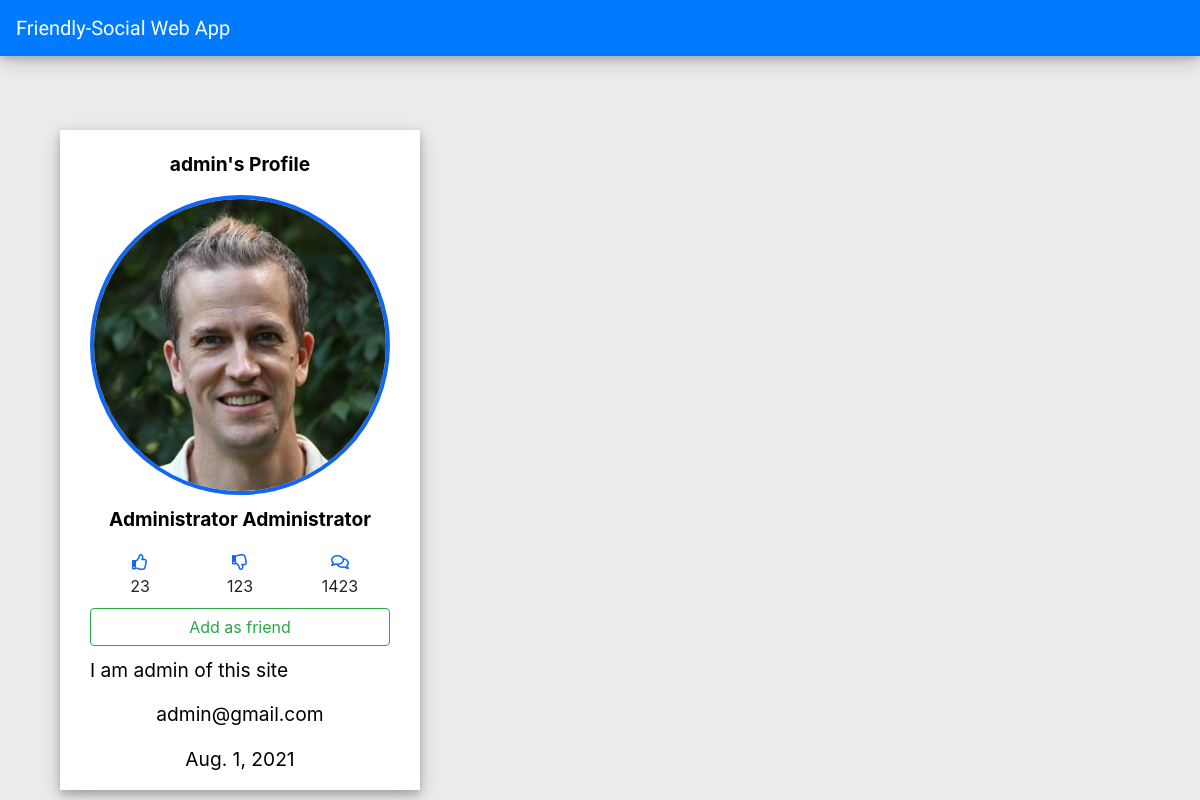
/profiles/1, run on an earlier commit of the app's database.
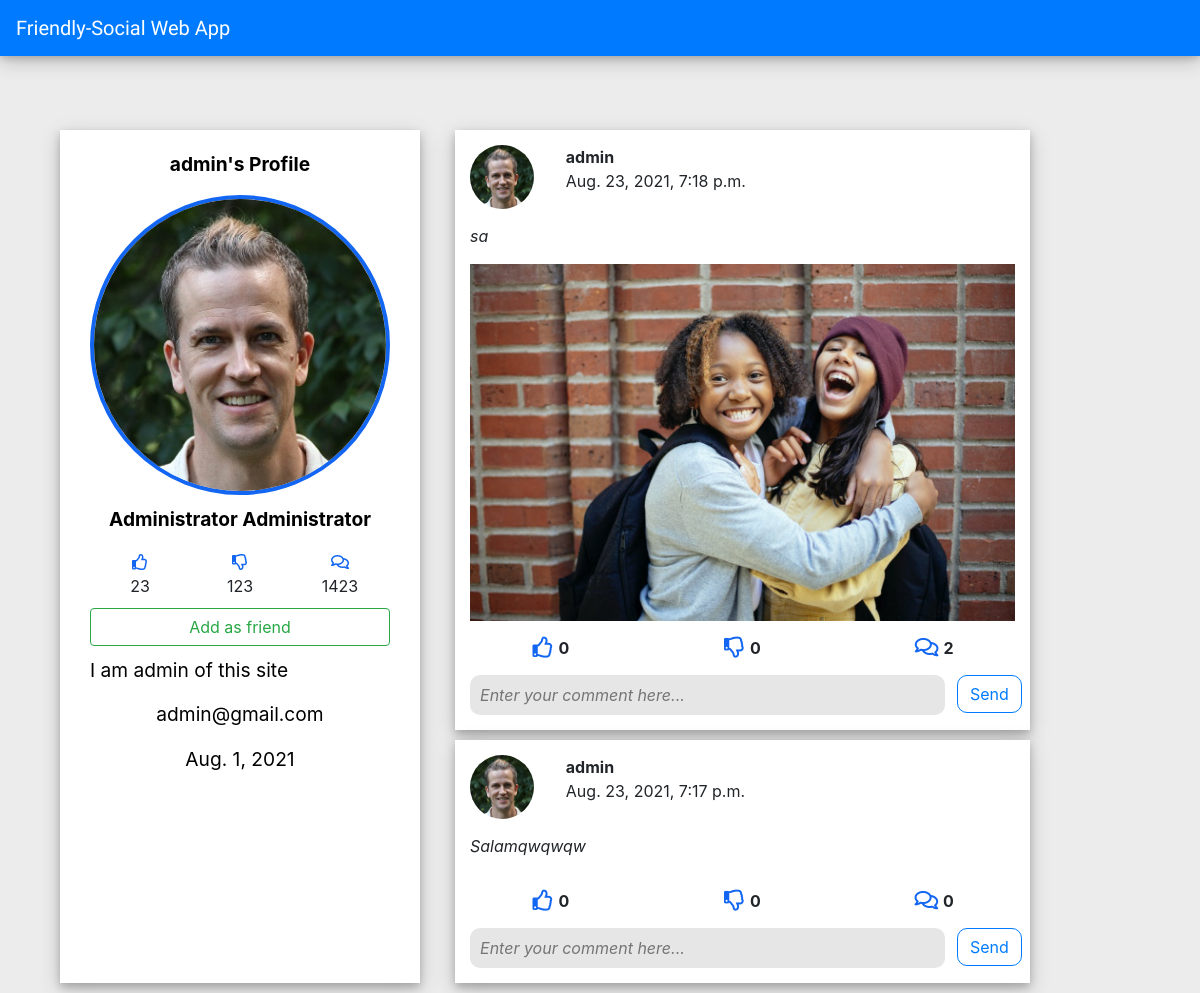
And on a later commit of the database.
### post/models.py (models this page shows, shortened)
class Post(models.Model):
    description = models.CharField(max_length=500, blank=True)
    image = models.ImageField(blank=True, null=True, upload_to = 'images/')
    created_date = models.DateTimeField(default=timezone.now)
    owner_of_post = models.ForeignKey(settings.AUTH_USER_MODEL, on_delete = models.CASCADE)
    likes = models.ManyToManyField(settings.AUTH_USER_MODEL, related_name="liked_by", blank=True)
    dislikes = models.ManyToManyField(settings.AUTH_USER_MODEL, related_name="disliked_by", blank=True)

### profiles/models.py (models this page shows, shortened)
class User(AbstractUser):
    name = models.CharField(max_length=30, blank=True, null=True)
    surname = models.CharField(max_length=30, blank=True, null=True)
    birth_date = models.DateField(null=True, blank=True)
    email = models.EmailField()
    image = models.ImageField(blank=True, null=True, upload_to = 'profile_images')
    bio = models.TextField(max_length=1000, blank=True, null=True)
    friends = models.ManyToManyField(settings.AUTH_USER_MODEL, blank=True, related_name = 'my_friends')
    is_email_verified = models.BooleanField(default=False)
    def __str__(self):
        return self.username
    def get_profile_image(self):
        if not self.image:
            return static('images/default_image.jpg')
        return self.image.url

### profiles/views.py (the view)
# urls.py: path('<int:pk>', ProfileView.as_view(), name='profile'),
class ProfileView(View):
    def get(self, request, pk, *args, **kwargs):
        profile = User.objects.get(pk=pk)
        username = profile.username
        posts = Post.objects.filter(owner_of_post=profile.id).order_by('-created_date')
        posts_all =  Post.objects.all()
        is_friend = False
        if self.request.user in profile.friends.all():
            is_friend = True
        context = {
            'user2' : username,
            'profile' : profile,
            'posts' : posts,
            'number_of_friends' : profile.friends.count(),
            'is_friend' : is_friend,
        }
        return render(request, 'profile.html', context)

### templates/profile.html (shortened to what the changed rows need)
{% extends 'base.html' %}
{% load static %}
{% load custom_tags %}
{% block extra_header %}
    <link rel="stylesheet" href="https://cdnjs.cloudflare.com/ajax/libs/font-awesome/5.15.2/css/all.min.css"/>
    <link rel="stylesheet"  href=" {% static 'css/profile_style.css' %}" type="text/css" />
{% endblock %}
{% block content %}
<main>
    <div class="container">
        <div  class="col-12" id="main-column">
          <div class="col-8 ">
            {% for post in posts %}
              <div class="col-10 each-column">
                <div class="row profile-row">
                    <div class="col-2">
                        <a aria-label="Profiles" href="{% url 'profiles:profile' post.owner_of_post.pk %}">
                          <img src="{{post.owner_of_post.get_profile_image}}" class="avatar avatar-xs-32 avatar-sm-32 avatar-md-64 avatar-lg-64 avatar-xl-64 avatar-xxl-32x bg-light rounded-circle text-white" alt="Circular Image">
                      </a>
                    </div>
                  <div class="col-8 p-0 ">
                      <div class="col" ><b>{{post.owner_of_post}} </b></div>
                      <div class="col post-created-date"> {{post.created_date}}</div>
                  </div>
                  <div class="col-2 edit-button">
                  </div>
              </div>
              <div class="row">
                  <div class="col-12">
                      <p><i>{{post.description}}</i></p>
                  </div>
              </div>
              <div class="row">
                  <div class="col-12">
                      {% if post.image %}
                          <div class="post-image">
                              <img class="post-image-url" width="100%"  src="{{post.image.url}}" alt="Card image cap">
                          </div>
                      {% endif %}
                  </div>
              </div>
              <div class="row user-likes-dislikes-comments">
                  <div class="col-4 like-dislike-comment">
                      {% if user in post.likes.all %}
                          <i  id="{{post.id}}" class="fas fa-thumbs-up rate black "></i>
                      {% else %}
                          <i  id="{{post.id}}" class="far fa-thumbs-up rate white" ></i>
                      {% endif %}
                      <div class="like_count" id="{{post.id}}">
                          {{post.likes.all.count}}
                      </div>
                  </div>
                  <div class="col-4 like-dislike-comment">
                      {% if user in post.dislikes.all %}
                          <i id="{{post.id}}" class="fas fa-thumbs-down info rate_dislike black_two info" ></i>
                      {% else %}
                          <i id="{{post.id}}" class="far fa-thumbs-down rate_dislike white_two" ></i>
                      {% endif %}
                      <div class="dislike_count" id="{{post.id}}" > {{post.dislikes.all.count}} </div>
                  </div>
                  <div class="col-4 like-dislike-comment">
                      <div >
                          <i id="{{post.id}}" class="far fa-comments  textarea" ></i>
                          <div class="number_of_coms" id="{{post.id}}"   > {{post.comments_set.count}} </div>
                      </div>
                  </div>
              </div>
              <div class="row">
                  <div class="col comment-input"">
                      <input class="input-send-comment comment_text"   id="{{post.id}}"    name="comment" placeholder="Enter your comment here..." ></input>
                  </div>
                  <div class="send">
                      <div>
                          <button id="{{post.id}}"  type="submit" class="btn btn-outline-primary send-button">Send</button>
                      </div>
                  </div>
              </div>
          </div>
            {% endfor %}
          </div>
        </div>
    </div>
</main>
{% endblock %}

What changed in the data, as far as the page shows it:
added Post: owner_of_post.get_profile_image (picture), owner_of_post "admin", created_date "Aug. 23, 2021, 7:18 p.m.", description "sa", image (picture), likes.all.count "0", dislikes.all.count "0", comments_set.count "2"
added Post: owner_of_post.get_profile_image (picture), owner_of_post "admin", created_date "Aug. 23, 2021, 7:17 p.m.", description "Salamqwqwqw", likes.all.count "0", dislikes.all.count "0", comments_set.count "0"
